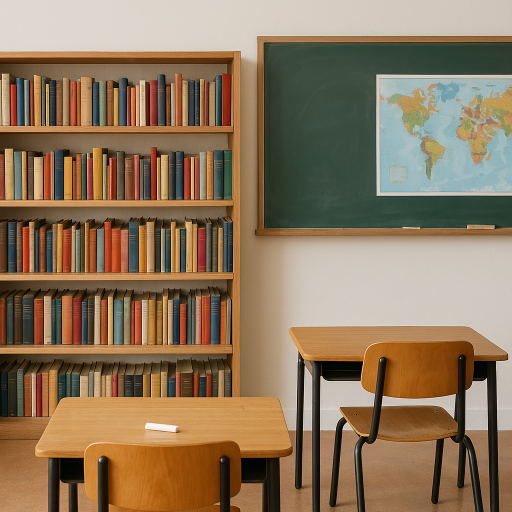
#> input picture Imagens/19.png, 1024 x 1024 px (shown at 1/2 size)
$ python -i tela_login.py   (imports and definitions only)
#> lines starting #> are read from the running program, lines starting #| are printed output that depends on the picture; after the words box and inside, x2 and y2 are one past the last pixel; in counts of white or black regions, pixels touching at a corner belong together
import tkinter as tk
from tkinter import messagebox, ttk
from PIL import Image, ImageTk, ImageFilter, ImageDraw
import json
import os
import sys
from tkcalendar import Calendar

# --- Caminho de arquivos para funcionar no executável ---
def recurso_caminho(relativo):
    if hasattr(sys, '_MEIPASS'):
        return os.path.join(sys._MEIPASS, relativo)
    return os.path.join(os.path.abspath("."), relativo)

USUARIOS_FILE = recurso_caminho("usuarios.json")

# Criar arquivo JSON se não existir
# [3 lines not run here, left out]

def carregar_usuarios():
    with open(USUARIOS_FILE, "r") as f:
        return json.load(f)

def salvar_usuarios(usuarios):
    with open(USUARIOS_FILE, "w") as f:
        json.dump(usuarios, f, indent=4)

# [225 lines left out: functions salvar_usuario, main_screen, tela_cadastro, not called in this run]

def tela_login():
    login = tk.Tk()
    login.title("Sistema de Login")
    login.state('zoomed')

    largura = login.winfo_screenwidth()
    altura = login.winfo_screenheight()

    try:
        fundo_img = Image.open(recurso_caminho("Imagens/19.png")).resize((largura, altura), Image.Resampling.LANCZOS)
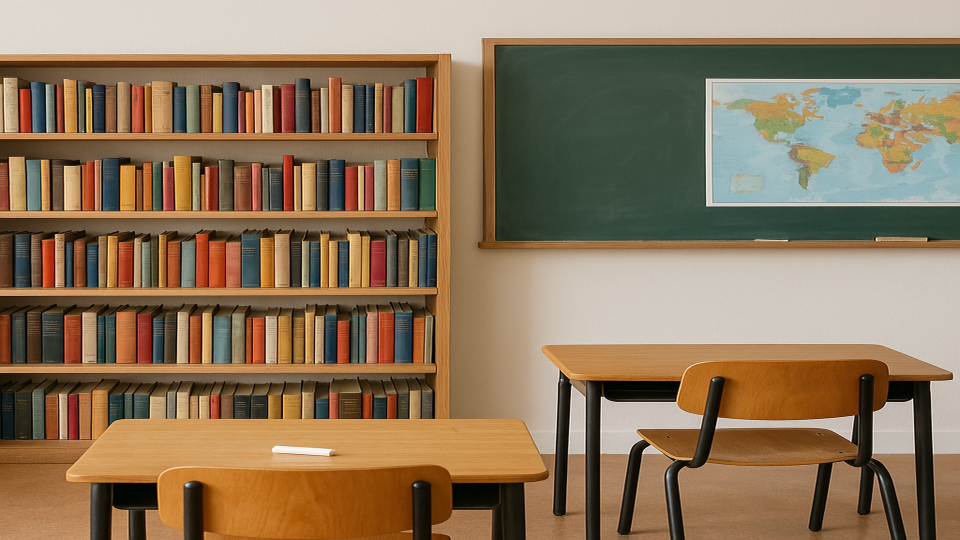
#> fundo_img: PIL image 1920x1080 RGB (shown at 1/2 size); mean R, G, B 141.4, 118.5, 91.6
        fundo = ImageTk.PhotoImage(fundo_img)
    except Exception:
        fundo = None

    canvas = tk.Canvas(login, width=largura, height=altura, highlightthickness=0)
    canvas.pack(fill="both", expand=True)

    if fundo:
        canvas.create_image(0, 0, image=fundo, anchor="nw")

    if fundo:
        box_bg_img = Image.open(recurso_caminho("Imagens/19.png")).resize((400, 250), Image.Resampling.LANCZOS).filter(ImageFilter.GaussianBlur(15))
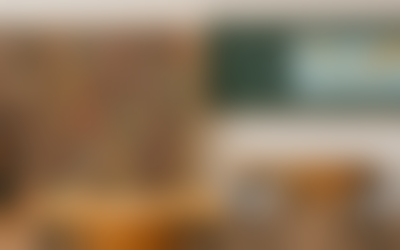
#> box_bg_img: PIL image 400x250 RGB; mean R, G, B 141.8, 118.7, 91.9
        mask = Image.new("L", (400, 250), 0)
#> mask: PIL image 400x250 L; every value is 0
        draw = ImageDraw.Draw(mask)
        draw.rounded_rectangle((0, 0, 400, 250), radius=30, fill=255)
        box_bg_img.putalpha(mask)
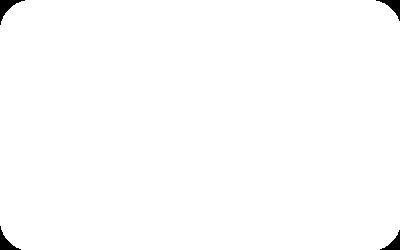
#> mask: PIL image 400x250 L; 99.3% white; 4 black regions, box (x1, y1, x2, y2) and area: (0, 0, 25, 25) 203, (376, 0, 400, 21) 178, (0, 226, 21, 250) 178, (380, 230, 400, 250) 154
#> box_bg_img: PIL image 400x250 RGBA
        box_bg = ImageTk.PhotoImage(box_bg_img)
        canvas.create_image(largura//2, altura//2, image=box_bg, anchor="center")

    canvas.create_text(largura//2, altura//2 - 80, text="Entre com o Login", font=("Arial Black", 28), fill="white")

    # [9 lines left out: functions clear_placeholder, add_placeholder, not called in this run]

    campo_usuario = tk.Entry(login, font=("Arial", 14), width=25, fg="gray")
    campo_usuario.insert(0, "Usuário")
    campo_usuario.bind("<FocusIn>", lambda e: clear_placeholder(e, campo_usuario, "Usuário"))
    campo_usuario.bind("<FocusOut>", lambda e: add_placeholder(e, campo_usuario, "Usuário"))

    campo_senha = tk.Entry(login, font=("Arial", 14), width=25, fg="gray")
    campo_senha.insert(0, "Senha")
    campo_senha.bind("<FocusIn>", lambda e: clear_placeholder(e, campo_senha, "Senha"))
    campo_senha.bind("<FocusOut>", lambda e: add_placeholder(e, campo_senha, "Senha"))

    canvas.create_window(largura//2, altura//2 - 20, window=campo_usuario)
    canvas.create_window(largura//2, altura//2 + 30, window=campo_senha)

    # [13 lines left out: function validar_login, not called in this run]

    # Botões
    espaco = 20
    largura_btn = 120
    pos_x_entrar = largura//2 - (largura_btn//2 + espaco//2)
    pos_x_cadastrar = largura//2 + (largura_btn//2 + espaco//2)
    pos_y = altura//2 + 80

    btn_entrar = tk.Button(login, text="Entrar", bg="#22a2f0", fg="white", font=("Arial", 14, "bold"), relief=tk.FLAT, width=10, command=validar_login)
    canvas.create_window(pos_x_entrar, pos_y, window=btn_entrar)

    btn_cadastro = tk.Button(login, text="Cadastrar", bg="#f05151", fg="white", font=("Arial", 14, "bold"), relief=tk.FLAT, width=10, command=tela_cadastro)
    canvas.create_window(pos_x_cadastrar, pos_y, window=btn_cadastro)

    login.mainloop()

# [21 lines not run here, left out]

>>> result = tela_login()

$ run again, with Imagens/14.png copied over Imagens/19.png
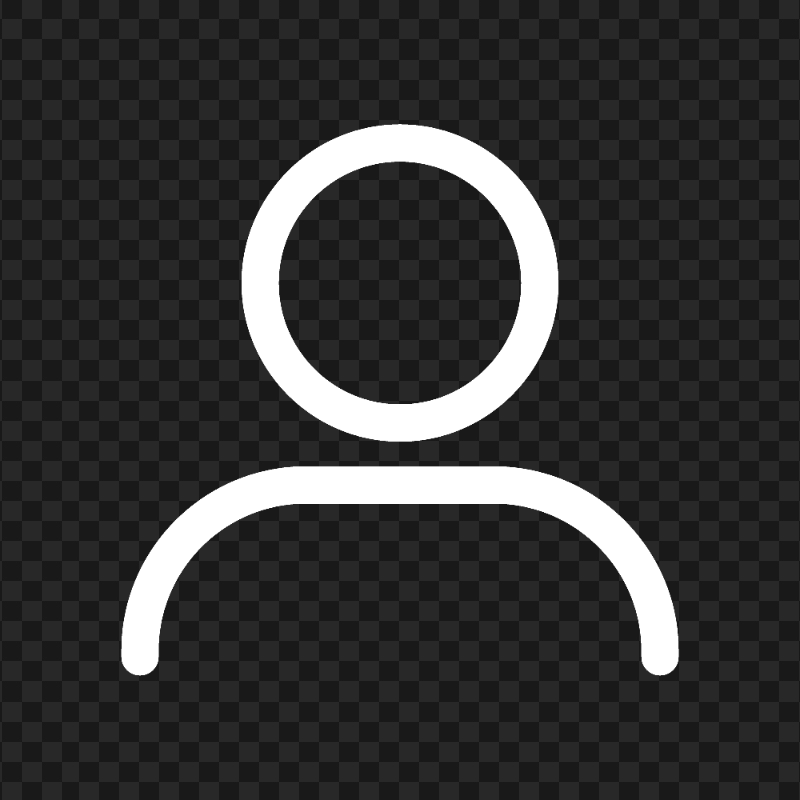
#> input picture Imagens/14.png, 800 x 800 px
#> in tela_login, `fundo_img = Image.open(recurso_caminho("Imagens/19.png")).resize((larg..`:
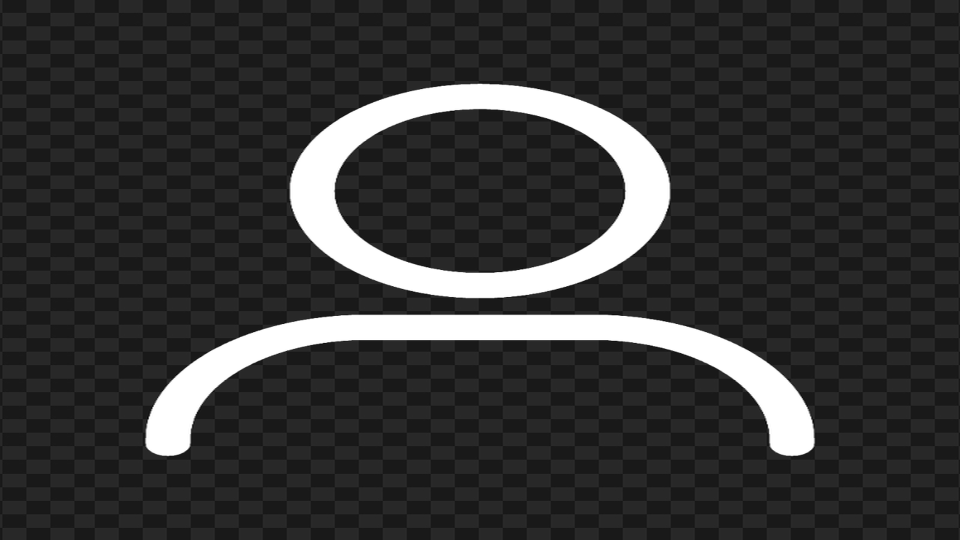
#> fundo_img: PIL image 1920x1080 RGBA (shown at 1/2 size); mean R, G, B, A 53.7, 53.7, 53.7, 255
#> in tela_login, `box_bg_img = Image.open(recurso_caminho("Imagens/19.png")).resize((400..`:
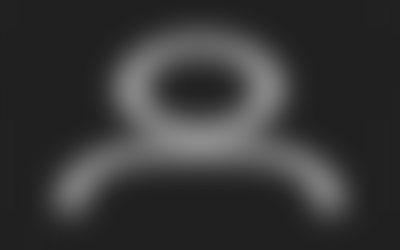
#> box_bg_img: PIL image 400x250 RGBA; mean R, G, B, A 53.3, 53.3, 53.3, 255
